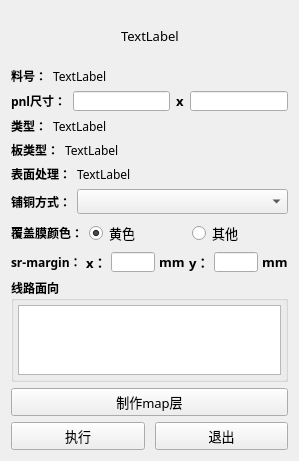
<?xml version="1.0" encoding="UTF-8"?>
<ui version="4.0">
 <class>Form</class>
 <widget class="QWidget" name="Form">
  <property name="geometry">
   <rect>
    <x>0</x>
    <y>0</y>
    <width>299</width>
    <height>460</height>
   </rect>
  </property>
  <property name="font">
   <font>
    <family>微软雅黑</family>
    <pointsize>10</pointsize>
   </font>
  </property>
  <property name="windowTitle">
   <string>单双面板板边脚本</string>
  </property>
  <layout class="QVBoxLayout" name="verticalLayout_2">
   <item>
    <layout class="QHBoxLayout" name="horizontalLayout">
     <item>
      <spacer name="horizontalSpacer">
       <property name="orientation">
        <enum>Qt::Horizontal</enum>
       </property>
       <property name="sizeHint" stdset="0">
        <size>
         <width>40</width>
         <height>20</height>
        </size>
       </property>
      </spacer>
     </item>
     <item>
      <widget class="QLabel" name="label_logo">
       <property name="minimumSize">
        <size>
         <width>0</width>
         <height>50</height>
        </size>
       </property>
       <property name="text">
        <string>TextLabel</string>
       </property>
      </widget>
     </item>
     <item>
      <spacer name="horizontalSpacer_2">
       <property name="orientation">
        <enum>Qt::Horizontal</enum>
       </property>
       <property name="sizeHint" stdset="0">
        <size>
         <width>40</width>
         <height>20</height>
        </size>
       </property>
      </spacer>
     </item>
    </layout>
   </item>
   <item>
    <layout class="QHBoxLayout" name="horizontalLayout_3" stretch="0,1">
     <item>
      <widget class="QLabel" name="label">
       <property name="font">
        <font>
         <family>微软雅黑</family>
         <pointsize>9</pointsize>
         <weight>75</weight>
         <bold>true</bold>
        </font>
       </property>
       <property name="text">
        <string>料号：</string>
       </property>
      </widget>
     </item>
     <item>
      <widget class="QLabel" name="label_jobname">
       <property name="font">
        <font>
         <family>微软雅黑</family>
         <pointsize>9</pointsize>
         <weight>50</weight>
         <bold>false</bold>
        </font>
       </property>
       <property name="text">
        <string>TextLabel</string>
       </property>
      </widget>
     </item>
    </layout>
   </item>
   <item>
    <layout class="QHBoxLayout" name="horizontalLayout_2">
     <item>
      <widget class="QLabel" name="label_2">
       <property name="font">
        <font>
         <family>微软雅黑</family>
         <pointsize>9</pointsize>
         <weight>75</weight>
         <bold>true</bold>
        </font>
       </property>
       <property name="text">
        <string>pnl尺寸：</string>
       </property>
      </widget>
     </item>
     <item>
      <widget class="QLineEdit" name="lineEdit_pnl_w">
       <property name="maximumSize">
        <size>
         <width>16777215</width>
         <height>20</height>
        </size>
       </property>
       <property name="font">
        <font>
         <family>微软雅黑</family>
         <pointsize>9</pointsize>
         <weight>50</weight>
         <bold>false</bold>
        </font>
       </property>
       <property name="readOnly">
        <bool>true</bool>
       </property>
      </widget>
     </item>
     <item>
      <widget class="QLabel" name="label_3">
       <property name="font">
        <font>
         <family>微软雅黑</family>
         <pointsize>10</pointsize>
         <weight>75</weight>
         <bold>true</bold>
        </font>
       </property>
       <property name="text">
        <string>x</string>
       </property>
      </widget>
     </item>
     <item>
      <widget class="QLineEdit" name="lineEdit_pnl_h">
       <property name="maximumSize">
        <size>
         <width>16777215</width>
         <height>20</height>
        </size>
       </property>
       <property name="font">
        <font>
         <family>微软雅黑</family>
         <pointsize>9</pointsize>
         <weight>50</weight>
         <bold>false</bold>
        </font>
       </property>
       <property name="readOnly">
        <bool>true</bool>
       </property>
      </widget>
     </item>
    </layout>
   </item>
   <item>
    <layout class="QHBoxLayout" name="horizontalLayout_4" stretch="0,1">
     <item>
      <widget class="QLabel" name="label_4">
       <property name="font">
        <font>
         <family>微软雅黑</family>
         <pointsize>9</pointsize>
         <weight>75</weight>
         <bold>true</bold>
        </font>
       </property>
       <property name="text">
        <string>类型：</string>
       </property>
      </widget>
     </item>
     <item>
      <widget class="QLabel" name="label_type">
       <property name="font">
        <font>
         <family>微软雅黑</family>
         <pointsize>9</pointsize>
         <weight>50</weight>
         <bold>false</bold>
        </font>
       </property>
       <property name="cursor">
        <cursorShape>PointingHandCursor</cursorShape>
       </property>
       <property name="text">
        <string>TextLabel</string>
       </property>
      </widget>
     </item>
    </layout>
   </item>
   <item>
    <layout class="QHBoxLayout" name="horizontalLayout_5" stretch="0,1">
     <item>
      <widget class="QLabel" name="label_5">
       <property name="font">
        <font>
         <family>微软雅黑</family>
         <pointsize>9</pointsize>
         <weight>75</weight>
         <bold>true</bold>
        </font>
       </property>
       <property name="text">
        <string>板类型：</string>
       </property>
      </widget>
     </item>
     <item>
      <widget class="QLabel" name="label_product">
       <property name="font">
        <font>
         <family>微软雅黑</family>
         <pointsize>9</pointsize>
         <weight>50</weight>
         <bold>false</bold>
        </font>
       </property>
       <property name="text">
        <string>TextLabel</string>
       </property>
      </widget>
     </item>
    </layout>
   </item>
   <item>
    <layout class="QHBoxLayout" name="horizontalLayout_6" stretch="0,1">
     <item>
      <widget class="QLabel" name="label_6">
       <property name="font">
        <font>
         <family>微软雅黑</family>
         <pointsize>9</pointsize>
         <weight>75</weight>
         <bold>true</bold>
        </font>
       </property>
       <property name="text">
        <string>表面处理：</string>
       </property>
      </widget>
     </item>
     <item>
      <widget class="QLabel" name="label_treatment">
       <property name="font">
        <font>
         <family>微软雅黑</family>
         <pointsize>9</pointsize>
         <weight>50</weight>
         <bold>false</bold>
        </font>
       </property>
       <property name="text">
        <string>TextLabel</string>
       </property>
      </widget>
     </item>
    </layout>
   </item>
   <item>
    <layout class="QHBoxLayout" name="horizontalLayout_8" stretch="0,1">
     <item>
      <widget class="QLabel" name="label_7">
       <property name="font">
        <font>
         <family>微软雅黑</family>
         <pointsize>9</pointsize>
         <weight>75</weight>
         <bold>true</bold>
        </font>
       </property>
       <property name="text">
        <string>铺铜方式：</string>
       </property>
      </widget>
     </item>
     <item>
      <widget class="QComboBox" name="comboBox_method">
       <property name="font">
        <font>
         <family>微软雅黑</family>
         <pointsize>9</pointsize>
         <weight>50</weight>
         <bold>false</bold>
        </font>
       </property>
      </widget>
     </item>
    </layout>
   </item>
   <item>
    <layout class="QHBoxLayout" name="horizontalLayout_9" stretch="0,1,1">
     <property name="spacing">
      <number>6</number>
     </property>
     <item>
      <widget class="QLabel" name="label_8">
       <property name="font">
        <font>
         <family>微软雅黑</family>
         <pointsize>9</pointsize>
         <weight>75</weight>
         <bold>true</bold>
        </font>
       </property>
       <property name="text">
        <string>覆盖膜颜色：</string>
       </property>
      </widget>
     </item>
     <item>
      <widget class="QRadioButton" name="radioButton_yellow">
       <property name="font">
        <font>
         <family>微软雅黑</family>
         <pointsize>10</pointsize>
        </font>
       </property>
       <property name="cursor">
        <cursorShape>PointingHandCursor</cursorShape>
       </property>
       <property name="text">
        <string>黄色</string>
       </property>
       <property name="checked">
        <bool>true</bool>
       </property>
      </widget>
     </item>
     <item>
      <widget class="QRadioButton" name="radioButton_other">
       <property name="font">
        <font>
         <family>微软雅黑</family>
         <pointsize>10</pointsize>
        </font>
       </property>
       <property name="cursor">
        <cursorShape>PointingHandCursor</cursorShape>
       </property>
       <property name="text">
        <string>其他</string>
       </property>
      </widget>
     </item>
    </layout>
   </item>
   <item>
    <layout class="QHBoxLayout" name="horizontalLayout_11">
     <property name="spacing">
      <number>4</number>
     </property>
     <item>
      <widget class="QLabel" name="label_10">
       <property name="font">
        <font>
         <family>微软雅黑</family>
         <pointsize>9</pointsize>
         <weight>75</weight>
         <bold>true</bold>
        </font>
       </property>
       <property name="text">
        <string>sr-margin：</string>
       </property>
      </widget>
     </item>
     <item>
      <widget class="QLabel" name="label_11">
       <property name="font">
        <font>
         <family>微软雅黑</family>
         <pointsize>10</pointsize>
         <weight>75</weight>
         <bold>true</bold>
        </font>
       </property>
       <property name="text">
        <string>x：</string>
       </property>
      </widget>
     </item>
     <item>
      <widget class="QLineEdit" name="lineEdit_sr_margin_x">
       <property name="maximumSize">
        <size>
         <width>16777215</width>
         <height>20</height>
        </size>
       </property>
       <property name="font">
        <font>
         <family>微软雅黑</family>
         <pointsize>9</pointsize>
         <weight>50</weight>
         <bold>false</bold>
        </font>
       </property>
       <property name="readOnly">
        <bool>false</bool>
       </property>
      </widget>
     </item>
     <item>
      <widget class="QLabel" name="label_12">
       <property name="font">
        <font>
         <family>微软雅黑</family>
         <pointsize>10</pointsize>
         <weight>75</weight>
         <bold>true</bold>
        </font>
       </property>
       <property name="text">
        <string>mm</string>
       </property>
      </widget>
     </item>
     <item>
      <widget class="QLabel" name="label_13">
       <property name="font">
        <font>
         <family>微软雅黑</family>
         <pointsize>10</pointsize>
         <weight>75</weight>
         <bold>true</bold>
        </font>
       </property>
       <property name="text">
        <string>y：</string>
       </property>
      </widget>
     </item>
     <item>
      <widget class="QLineEdit" name="lineEdit_sr_margin_y">
       <property name="maximumSize">
        <size>
         <width>16777215</width>
         <height>20</height>
        </size>
       </property>
       <property name="font">
        <font>
         <family>微软雅黑</family>
         <pointsize>9</pointsize>
         <weight>50</weight>
         <bold>false</bold>
        </font>
       </property>
       <property name="readOnly">
        <bool>false</bool>
       </property>
      </widget>
     </item>
     <item>
      <widget class="QLabel" name="label_14">
       <property name="font">
        <font>
         <family>微软雅黑</family>
         <pointsize>10</pointsize>
         <weight>75</weight>
         <bold>true</bold>
        </font>
       </property>
       <property name="text">
        <string>mm</string>
       </property>
      </widget>
     </item>
    </layout>
   </item>
   <item>
    <widget class="QGroupBox" name="groupBox">
     <property name="font">
      <font>
       <family>微软雅黑</family>
       <pointsize>9</pointsize>
       <weight>75</weight>
       <bold>true</bold>
      </font>
     </property>
     <property name="title">
      <string>线路面向</string>
     </property>
     <layout class="QVBoxLayout" name="verticalLayout">
      <property name="leftMargin">
       <number>4</number>
      </property>
      <property name="topMargin">
       <number>4</number>
      </property>
      <property name="rightMargin">
       <number>4</number>
      </property>
      <property name="bottomMargin">
       <number>4</number>
      </property>
      <item>
       <widget class="QTableWidget" name="tableWidget">
        <property name="font">
         <font>
          <family>微软雅黑</family>
          <pointsize>10</pointsize>
          <weight>50</weight>
          <bold>false</bold>
         </font>
        </property>
       </widget>
      </item>
     </layout>
    </widget>
   </item>
   <item>
    <widget class="QPushButton" name="pushButton_make_map">
     <property name="cursor">
      <cursorShape>PointingHandCursor</cursorShape>
     </property>
     <property name="text">
      <string>制作map层</string>
     </property>
    </widget>
   </item>
   <item>
    <layout class="QHBoxLayout" name="horizontalLayout_7">
     <property name="spacing">
      <number>10</number>
     </property>
     <item>
      <widget class="QPushButton" name="pushButton_run">
       <property name="cursor">
        <cursorShape>PointingHandCursor</cursorShape>
       </property>
       <property name="text">
        <string>执行</string>
       </property>
      </widget>
     </item>
     <item>
      <widget class="QPushButton" name="pushButton_exit">
       <property name="cursor">
        <cursorShape>PointingHandCursor</cursorShape>
       </property>
       <property name="text">
        <string>退出</string>
       </property>
      </widget>
     </item>
    </layout>
   </item>
  </layout>
 </widget>
 <resources/>
 <connections/>
</ui>
